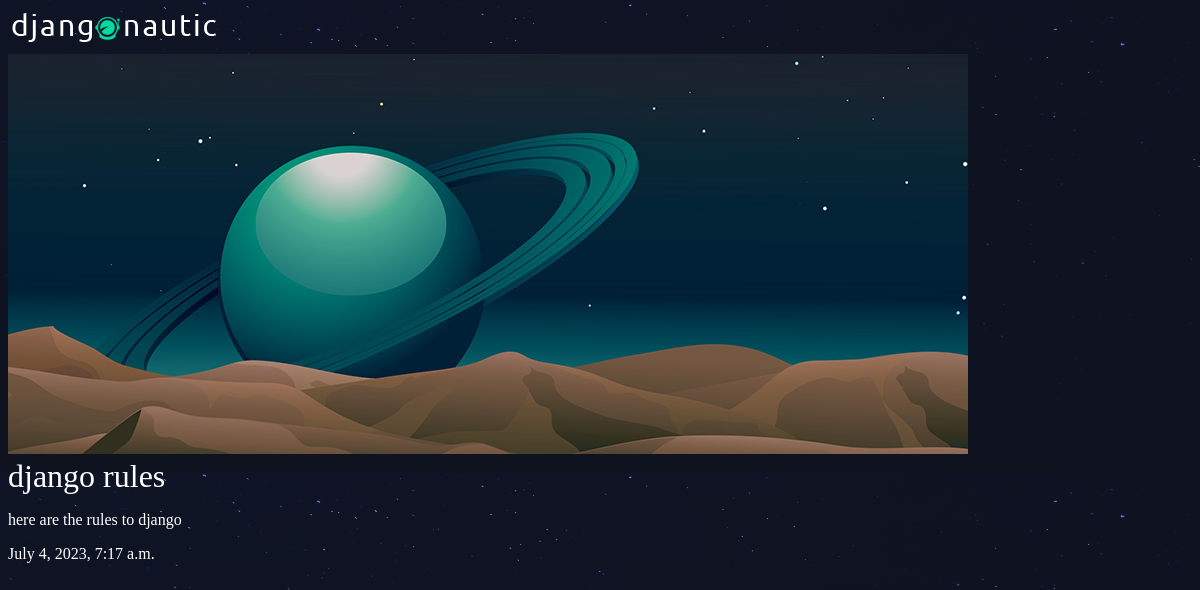
The page /articles/the-rules/ on the database its author committed.
### articles/models.py (models this page shows, shortened)
class Article(models.Model):
	title=models.CharField(max_length=100)
	slug=models.SlugField()
	body=models.TextField()
	date=models.DateTimeField(auto_now_add=True)
	thumb=models.ImageField(default='default.png',blank=True)

### articles/views.py (the view)
# urls.py: path('<slug:slug>/', views.article_detail,name='detail')
def article_detail(request,slug):
	article=Article.objects.get(slug=slug)
	return render(request,"articles/article_details.html",{"articles":article})

### articles/templates/articles/article_details.html
{%extends 'base_template.html'%}
{%block content%}
<div class="article-detail">
	<div class="article">
		<img src="{{articles.thumb.url}}"/>
		<h1>{{articles.title}}</h1>
		<p>{{articles.body}}</p>
		<p>{{articles.date}}</p>
	</div>
</div>
{%endblock%}

### assets/style.css (style rules this page uses)
body { background-color: #0f121f; background-image: url(stars.png); background-repeat-y: no-repeat; color: #fff; }
body * { font-family: Ubuntu; }
h1, h2, h3, h4, h5 { font-weight: normal; margin: 0; }

### rows shown on the page
Article: thumb (placeholder picture), title "django rules", body "here are the rules to django", date "July 4, 2023, 7:17 a.m."
